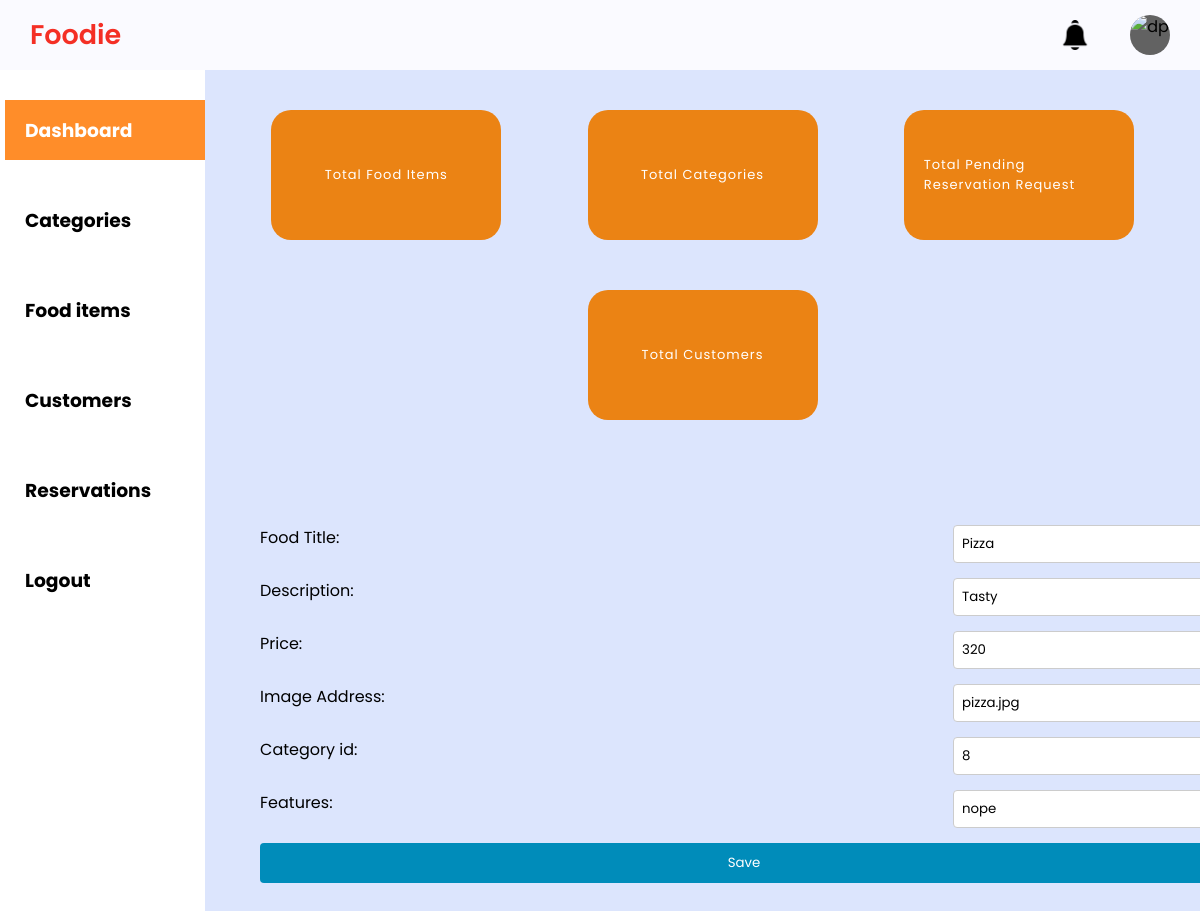
Screenshot of /admin-dashboard-foodItems-edit/3/ with the database file from the repository.
### Home_App/models.py (models this page shows)
class food_table(models.Model):
    food_id = models.AutoField(primary_key=True)
    food_title = models.CharField(max_length=30)
    description = models.CharField(max_length=50)
    price = models.IntegerField()
    img_name = models.CharField(max_length=20)
    category_id = models.ForeignKey(category_table,on_delete=models.CASCADE)
    feature = models.CharField(max_length=20)

class category_table(models.Model):
    category_id = models.AutoField(primary_key=True)
    category_title = models.CharField(max_length=55)
    img_name = models.CharField(max_length = 55)
    feature = models.CharField(max_length = 90)
    def __str__(self):
        return str(self.category_id)

### Home_App/views.py (the view)
# urls.py: path('admin-dashboard-foodItems-edit/<int:food_id>/',hv.edit_foodItems,name='edit_food'),
def edit_foodItems(request, food_id):
    food = get_object_or_404(food_table, food_id=food_id)
    if request.method == 'POST':
        form = FoodItemsEditForm(request.POST)
        if form.is_valid():
            food.food_title = form.cleaned_data['food_title']
            food.description = form.cleaned_data['description']
            food.price = form.cleaned_data['price']
            food.img_name = form.cleaned_data['img_name']
            category_id = form.cleaned_data['category_id']
            category = get_object_or_404(category_table,category_id=category_id)
            food.category_id=category
            food.feature = form.cleaned_data['feature']
            food.save()
            return redirect(reverse('admin-dashboard-section',kwargs={'section':'foodItems'}))
    else:
        form = FoodItemsEditForm(initial={
            'food_title': food.food_title,
            'description': food.description,
            'price': food.price,
            'img_name': food.img_name,
            'category_id': food.category_id,
            'feature': food.feature,
        })
    return render(request, 'admin-dashboard-foodItems-edit-modal.html', {'form': form, 'food_id': food_id})

### Home_App/forms.py
class FoodItemsEditForm(forms.Form):
    food_title = forms.CharField(label='Food Title', max_length=255)
    description = forms.CharField(label='Description', max_length=255)
    price = forms.IntegerField(label='Price')
    img_name = forms.CharField(label='Image Address',max_length=20)
    category_id = forms.IntegerField(label='Category id')
    feature = forms.CharField(label='Features',max_length=255)

### Template/admin-dashboard-foodItems-edit-modal.html (shortened to what this page needs)
{% extends 'admin-dashboard.html' %}
{% load static %}
{% block content %}
<link rel="stylesheet" href="{% static 'css/admin-dash-add-style.css' %}">
<div class="container">
<div class="foodItems-edit-modal">
    <form method="post" action="{% url 'edit_food' food_id=food_id %}">
        {{ form.as_p }}
        <button type="submit" value="Save">Save</button>
    </form>
</div></div>
{% endblock %}

### Static/css/admin-dash-style.css (style rules this page uses)
* { margin: 0; padding: 0; box-sizing: border-box; font-family: "Poppins", sans-serif; }
:root { --background-color1: #fafaff; --background-color2: #ffffff; --background-color3: #ededed; --background-color4: #cad7fda4; --primary-color: hsl(3, 90%, 55%); --secondary-color: hsl(31, 84%, 50%); --Border-color: #ee0909; --one-use-color: hsl(31, 84%, 50%); --two-use-color: hsl(31, 84%, 50%); }
body { background-color: var(--background-color4); max-width: 100%; overflow-x: hidden; }

### Template/admin-dashboard-foodItems-edit-modal.html (style rules this page uses)
body { font-family: 'Poppins', sans-serif; background-color: #cad7fda4; }
.container { margin: 80px auto; padding: 25px; width: 100vh; }
form { display: flex; flex-direction: column; }
label { margin-bottom: 8px; }
input { padding: 8px; float: inline-end; margin-bottom: 15px; border: 1px solid #ccc; border-radius: 4px; }
button { background-color: #008CBA; color: #fff; padding: 10px; border: none; border-radius: 4px; cursor: pointer; }

### rows the page displays
food_table: food_title "Pizza", description "Tasty", price "320", img_name "pizza.jpg", feature "nope"
category_table: category_id "8"
